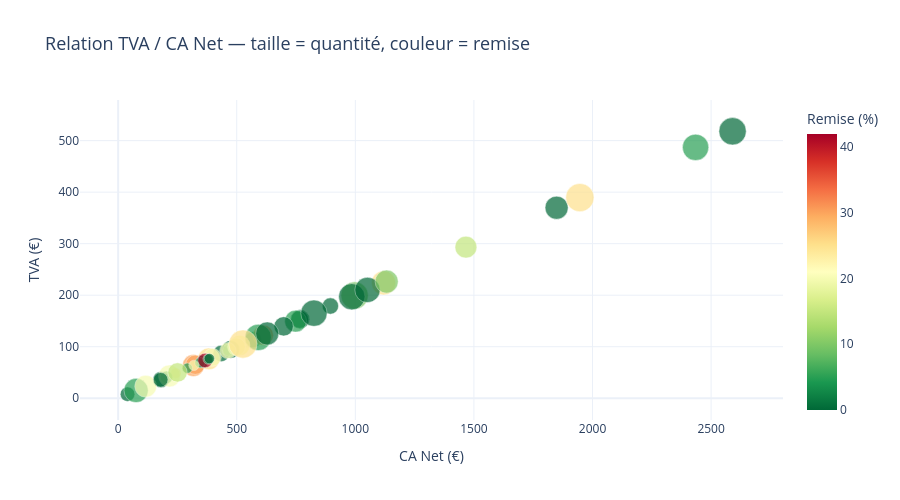

Notebook code for this chart:
### Markdown cell above
---
## 4 · Scatter : CA Net vs TVA (bulle = quantité, couleur = remise)

### Code cell
fig = px.scatter(
    df,
    x='CA_Net', y='TVA',
    size='Quantite', color='Remise',
    color_continuous_scale='RdYlGn_r',
    hover_name='ID',
    hover_data={'CA_Net': ':,.0f', 'TVA': ':,.0f', 'Quantite': True, 'Remise': True},
    labels={'CA_Net': 'CA Net (€)', 'TVA': 'TVA (€)', 'Remise': 'Remise (%)', 'Quantite': 'Quantité'},
    title='Relation TVA / CA Net — taille = quantité, couleur = remise',
    template=TEMPLATE
)
fig.update_traces(marker_line_width=0.5, marker_line_color='white')
fig.update_layout(title_font_size=18, height=500)
fig.show()

### Figure 1 — Plotly figure (JSON) as saved in the notebook; plotly's stock layout.template omitted (floating-point values rounded to 4 significant figures)
{"data": [{"customdata": [[4.0, 0.0], [5.0, 0.0], [9.0, 30.0], [5.0, 0.0], [5.0, 0.0], [6.0, 0.0], [7.0, 0.0], [6.0, 0.0], [5.0, 5.0], [14.0, 10.0], [11.0, 25.0], [8.0, 30.0], [13.0, 5.0], [2.0, 25.0], [7.0, 30.0], [9.0, 25.0], [3.0, 0.0], [3.0, 10.0], [8.0, 20.0], [11.0, 5.0], [3.0, 5.0], [2.0, 5.0], [6.0, 20.0], [10.0, 0.0], [13.0, 0.0], [5.0, 20.0], [9.0, 20.0], [9.0, 5.0], [6.0, 20.0], [0.0, 0.0], [2.0, 5.0], [15.0, 25.0], [4.0, 42.0], [12.0, 0.0], [0.0, 0.0], [7.0, 15.0], [14.0, 0.0], [2.0, 5.0], [7.0, 0.0], [13.0, 5.0], [9.0, 15.0], [10.0, 0.0], [9.0, 20.0], [2.0, 0.0], [15.0, 25.0], [10.0, 10.0], [4.0, 0.0], [13.0, 0.0], [2.0, 20.0]], "hovertemplate": "<b>%{hovertext}</b><br><br>CA Net (€)=%{x:,.0f}<br>TVA (€)=%{y:,.0f}<br>Quantité=%{customdata[0]}<br>Remise (%)=%{marker.color}<extra></extra>", "hovertext": ["100", "101", "102", "103", "104", "105", "106", "107", "108", "109", "110", "111", "112", "113", "114", "115", "116", "117", "118", "119", "120", "121", "122", "123", "124", "125", "126", "127", "128", "129", "131", "132", "133", "134", "135", "136", "137", "138", "139", "140", "141", "142", "143", "144", "145", "146", "147", "148", "149"], "legendgroup": "", "marker": {"color": [0.0, 0.0, 30.0, 0.0, 0.0, 0.0, 0.0, 0.0, 5.0, 10.0, 25.0, 30.0, 5.0, 25.0, 30.0, 25.0, 0.0, 10.0, 20.0, 5.0, 5.0, 5.0, 20.0, 0.0, 0.0, 20.0, 20.0, 5.0, 20.0, 0.0, 5.0, 25.0, 42.0, 0.0, 0.0, 15.0, 0.0, 5.0, 0.0, 5.0, 15.0, 0.0, 20.0, 0.0, 25.0, 10.0, 0.0, 0.0, 20.0], "coloraxis": "coloraxis", "line": {"color": "white", "width": 0.5}, "size": [4, 5, 9, 5, 5, 6, 7, 6, 5, 14, 11, 8, 13, 2, 7, 9, 3, 3, 8, 11, 3, 2, 6, 10, 13, 5, 9, 9, 6, 0, 2, 15, 4, 12, 0, 7, 14, 2, 7, 13, 9, 10, 9, 2, 15, 10, 4, 13, 2], "sizemode": "area", "sizeref": 0.0375, "symbol": "circle"}, "mode": "markers", "name": "", "orientation": "v", "showlegend": false, "type": "scatter", "x": [39.52, 894.9, 317.3, 434.1, 180.7, 474.5, 766.9, 765.5, 569.8, 996.9, 1119.0, 611.3, 590.6, 243.0, 325.2, 382.4, 356.4, 466.9, 512.2, 75.66, 203.3, 291.8, 499.1, 1849.0, 985.1, 462.5, 216.3, 748.2, 397.4, 0.0, 345.0, 526.3, 366.6, 1051.0, 0.0, 250.4, 2591.0, 379.7, 697.9, 2435.0, 1466.0, 628.6, 116.3, 384.7, 1947.0, 1132.0, 179.3, 825.5, 319.5], "xaxis": "x", "y": [7.9, 179.0, 63.47, 86.81, 36.13, 94.91, 153.4, 153.1, 114.0, 199.4, 223.9, 122.3, 118.1, 48.59, 65.03, 76.48, 71.27, 93.38, 102.4, 15.13, 40.66, 58.36, 99.83, 369.7, 197.0, 92.5, 43.26, 149.6, 79.49, 0.0, 68.99, 105.3, 73.31, 210.2, 0.0, 50.09, 518.1, 75.95, 139.6, 486.9, 293.3, 125.7, 23.26, 76.94, 389.4, 226.4, 35.86, 165.1, 63.9], "yaxis": "y"}], "layout": {"coloraxis": {"colorbar": {"title": {"text": "Remise (%)"}}, "colorscale": [[0, "rgb(0,104,55)"], [0.1, "rgb(26,152,80)"], [0.2, "rgb(102,189,99)"], [0.3, "rgb(166,217,106)"], [0.4, "rgb(217,239,139)"], [0.5, "rgb(255,255,191)"], [0.6, "rgb(254,224,139)"], [0.7, "rgb(253,174,97)"], [0.8, "rgb(244,109,67)"], [0.9, "rgb(215,48,39)"], [1, "rgb(165,0,38)"]]}, "height": 500, "legend": {"itemsizing": "constant", "tracegroupgap": 0}, "title": {"font": {"size": 18}, "text": "Relation TVA / CA Net — taille = quantité, couleur = remise"}, "xaxis": {"anchor": "y", "domain": [0, 1], "title": {"text": "CA Net (€)"}}, "yaxis": {"anchor": "x", "domain": [0, 1], "title": {"text": "TVA (€)"}}}}
